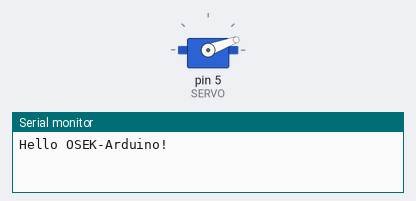
The sketch below on a simulated Arduino Uno, built with avr-gcc and run on an emulated ATmega328P. On the bench: servo, the last lines printed to the serial monitor.

Above: at 0.05 s.
At 1.5 s:
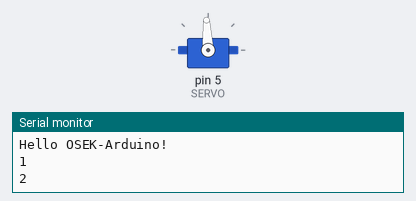
Timing chart, 0 to 3.5 s (numbered marks = the images above):
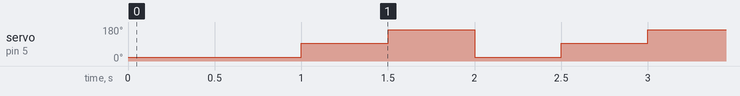

Measured:
- by itself, servo on pin 5 (SERVO): repeats every 1.5 s: 165° 0.50 s, 20° 0.50 s, 93° 0.50 s

The sketch:

Test-Servo.ino
```cpp
#include <ServoTimer2.h>

//User configuration for Arduino PIN number
#define SERVO				(5)

//User configuration for Rotation Angle
#define SERVO_0			(750)
#define SERVO_90			(1500)
#define SERVO_180			(2250)

// defines variables
/* Local Constructor and Variables */
ServoTimer2 myServo;
int count = 0;

void setup() {
	/* User defined declaration */
	myServo.attach(SERVO);
	myServo.write(SERVO_0);

	Serial.begin(115200);
	/* Testing only*/
	Serial.println("Hello OSEK-Arduino!");
}
void loop() {
	delay(500);		//min or more delay 50ms

	switch (count)
	{
	case 0:
		myServo.write(SERVO_0);
		break;
	case 1:
		myServo.write(SERVO_90);
		break;
	case 2:
		myServo.write(SERVO_180);
	break;
	default:
		myServo.write(SERVO_0);
		break;
	}

	count++;
	if (count > 2) {
		count = 0;
	}
	Serial.println(count);
}
```
